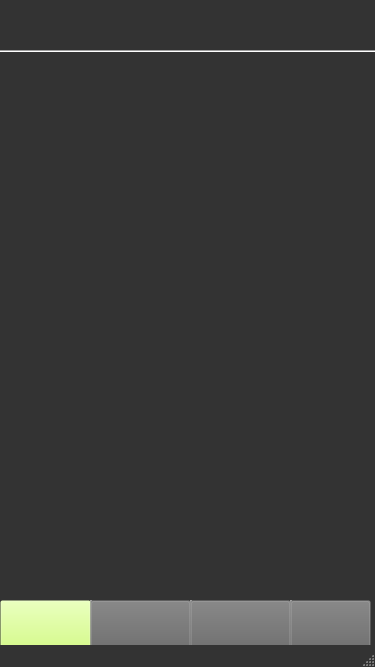
<?xml version="1.0" encoding="UTF-8"?>
<ui version="4.0">
 <class>MainWindow</class>
 <widget class="QMainWindow" name="MainWindow">
  <property name="geometry">
   <rect>
    <x>0</x>
    <y>0</y>
    <width>375</width>
    <height>667</height>
   </rect>
  </property>
  <property name="maximumSize">
   <size>
    <width>375</width>
    <height>667</height>
   </size>
  </property>
  <property name="font">
   <font>
    <pointsize>17</pointsize>
   </font>
  </property>
  <property name="windowTitle">
   <string>MainWindow</string>
  </property>
  <property name="styleSheet">
   <string notr="true">QMainWindow#MainWindow{
background:rgb(51, 51, 51)
}</string>
  </property>
  <widget class="QWidget" name="centralwidget">
   <widget class="QLabel" name="label">
    <property name="geometry">
     <rect>
      <x>60</x>
      <y>-10</y>
      <width>261</width>
      <height>81</height>
     </rect>
    </property>
    <property name="maximumSize">
     <size>
      <width>16777203</width>
      <height>16777215</height>
     </size>
    </property>
    <property name="font">
     <font>
      <pointsize>30</pointsize>
     </font>
    </property>
    <property name="styleSheet">
     <string notr="true">QLabel#label{
color:rgb(204, 255, 102)
}</string>
    </property>
    <property name="text">
     <string/>
    </property>
    <property name="pixmap">
     <pixmap>GymHexTopperLogo.png</pixmap>
    </property>
    <property name="scaledContents">
     <bool>true</bool>
    </property>
   </widget>
   <widget class="Line" name="line">
    <property name="geometry">
     <rect>
      <x>90</x>
      <y>600</y>
      <width>3</width>
      <height>61</height>
     </rect>
    </property>
    <property name="styleSheet">
     <string notr="true">Line#line{
background:rgb(76, 76, 76)
}</string>
    </property>
    <property name="orientation">
     <enum>Qt::Vertical</enum>
    </property>
   </widget>
   <widget class="Line" name="line_2">
    <property name="geometry">
     <rect>
      <x>190</x>
      <y>600</y>
      <width>3</width>
      <height>61</height>
     </rect>
    </property>
    <property name="styleSheet">
     <string notr="true">Line#line_2{
background:rgb(76, 76, 76)
}</string>
    </property>
    <property name="orientation">
     <enum>Qt::Vertical</enum>
    </property>
   </widget>
   <widget class="Line" name="line_4">
    <property name="geometry">
     <rect>
      <x>290</x>
      <y>600</y>
      <width>3</width>
      <height>61</height>
     </rect>
    </property>
    <property name="styleSheet">
     <string notr="true">Line#line_4{
background:rgb(76, 76, 76)
}</string>
    </property>
    <property name="orientation">
     <enum>Qt::Vertical</enum>
    </property>
   </widget>
   <widget class="QPushButton" name="MainPageButton">
    <property name="geometry">
     <rect>
      <x>0</x>
      <y>600</y>
      <width>91</width>
      <height>51</height>
     </rect>
    </property>
    <property name="font">
     <font>
      <pointsize>20</pointsize>
     </font>
    </property>
    <property name="styleSheet">
     <string notr="true">QPushButton#MainPageButton{
background:rgb(204, 255, 102, 0)
}
</string>
    </property>
    <property name="text">
     <string/>
    </property>
    <property name="icon">
     <iconset>
      <normaloff>GymHexMainPageIconDeactivated.png</normaloff>GymHexMainPageIconDeactivated.png</iconset>
    </property>
    <property name="iconSize">
     <size>
      <width>50</width>
      <height>50</height>
     </size>
    </property>
   </widget>
   <widget class="QPushButton" name="LeaderboardButton">
    <property name="geometry">
     <rect>
      <x>90</x>
      <y>600</y>
      <width>101</width>
      <height>51</height>
     </rect>
    </property>
    <property name="font">
     <font>
      <pointsize>20</pointsize>
     </font>
    </property>
    <property name="styleSheet">
     <string notr="true">QPushButton#LeaderboardButton{
background:rgb(102, 102, 102, 0)
}
</string>
    </property>
    <property name="text">
     <string/>
    </property>
    <property name="icon">
     <iconset>
      <normaloff>GymHexLeaderboardIconDeactivated.png</normaloff>GymHexLeaderboardIconDeactivated.png</iconset>
    </property>
    <property name="iconSize">
     <size>
      <width>50</width>
      <height>50</height>
     </size>
    </property>
   </widget>
   <widget class="QPushButton" name="pushButton_3">
    <property name="geometry">
     <rect>
      <x>190</x>
      <y>600</y>
      <width>101</width>
      <height>51</height>
     </rect>
    </property>
    <property name="font">
     <font>
      <pointsize>20</pointsize>
     </font>
    </property>
    <property name="styleSheet">
     <string notr="true">QPushButton#pushButton_3{
background:rgb(102, 102, 102, 0)
}
QPushButton#pushButton_3{
color:rgb(204, 255, 102)
}</string>
    </property>
    <property name="text">
     <string/>
    </property>
    <property name="icon">
     <iconset>
      <normaloff>GymHexFriendsIconActivated.png</normaloff>GymHexFriendsIconActivated.png</iconset>
    </property>
    <property name="iconSize">
     <size>
      <width>50</width>
      <height>50</height>
     </size>
    </property>
   </widget>
   <widget class="QPushButton" name="SettingsButton">
    <property name="geometry">
     <rect>
      <x>290</x>
      <y>600</y>
      <width>81</width>
      <height>51</height>
     </rect>
    </property>
    <property name="font">
     <font>
      <pointsize>20</pointsize>
     </font>
    </property>
    <property name="styleSheet">
     <string notr="true">QPushButton#SettingsButton{
background:rgba(102, 102, 102, 0)
}</string>
    </property>
    <property name="text">
     <string/>
    </property>
    <property name="icon">
     <iconset>
      <normaloff>GymHexSettingsIconDeactivated.png</normaloff>GymHexSettingsIconDeactivated.png</iconset>
    </property>
    <property name="iconSize">
     <size>
      <width>50</width>
      <height>50</height>
     </size>
    </property>
   </widget>
   <widget class="Line" name="line_3">
    <property name="geometry">
     <rect>
      <x>-10</x>
      <y>50</y>
      <width>118</width>
      <height>3</height>
     </rect>
    </property>
    <property name="styleSheet">
     <string notr="true">Line#line_3{
background:rgb(76, 76, 76)
}</string>
    </property>
    <property name="orientation">
     <enum>Qt::Horizontal</enum>
    </property>
   </widget>
   <widget class="Line" name="line_5">
    <property name="geometry">
     <rect>
      <x>100</x>
      <y>50</y>
      <width>118</width>
      <height>3</height>
     </rect>
    </property>
    <property name="styleSheet">
     <string notr="true">Line#line_5{
background:rgb(76, 76, 76)
}</string>
    </property>
    <property name="orientation">
     <enum>Qt::Horizontal</enum>
    </property>
   </widget>
   <widget class="Line" name="line_6">
    <property name="geometry">
     <rect>
      <x>210</x>
      <y>50</y>
      <width>118</width>
      <height>3</height>
     </rect>
    </property>
    <property name="styleSheet">
     <string notr="true">Line#line_6{
background:rgb(76, 76, 76)
}</string>
    </property>
    <property name="orientation">
     <enum>Qt::Horizontal</enum>
    </property>
   </widget>
   <widget class="Line" name="line_7">
    <property name="geometry">
     <rect>
      <x>320</x>
      <y>50</y>
      <width>118</width>
      <height>3</height>
     </rect>
    </property>
    <property name="styleSheet">
     <string notr="true">Line#line_7{
background:rgb(76, 76, 76)
}</string>
    </property>
    <property name="orientation">
     <enum>Qt::Horizontal</enum>
    </property>
   </widget>
  </widget>
  <widget class="QMenuBar" name="menubar">
   <property name="geometry">
    <rect>
     <x>0</x>
     <y>0</y>
     <width>375</width>
     <height>24</height>
    </rect>
   </property>
  </widget>
  <widget class="QStatusBar" name="statusbar"/>
 </widget>
 <resources/>
 <connections/>
</ui>
